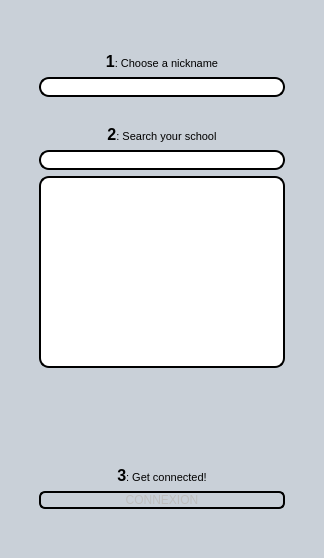
<?xml version="1.0" encoding="UTF-8"?>
<!--
 Copyright (C) 2010 Bruneau Basile
 
 This program is free software; you can redistribute it and/or modify
 it under the terms of the GNU General Public License as published by
 the Free Software Foundation; either version 2 of the License, or
 (at your option) any later version.
 
 This program is distributed in the hope that it will be useful,
 but WITHOUT ANY WARRANTY; without even the implied warranty of
 MERCHANTABILITY or FITNESS FOR A PARTICULAR PURPOSE. See the
 GNU General Public License for more details.
 
 You should have received a copy of the GNU General Public License along
 with this program; if not, write to the Free Software Foundation, Inc.,
 51 Franklin Street, Fifth Floor, Boston, MA 02110-1301 USA.
-->
<ui version="4.0">
 <class>preFen</class>
 <widget class="QMainWindow" name="preFen">
  <property name="geometry">
   <rect>
    <x>0</x>
    <y>0</y>
    <width>324</width>
    <height>558</height>
   </rect>
  </property>
  <property name="windowTitle">
   <string>COW</string>
  </property>
  <property name="windowIcon">
   <iconset>
    <normaloff>cow-v0.8-transparent.png</normaloff>cow-v0.8-transparent.png</iconset>
  </property>
  <property name="styleSheet">
   <string notr="true">QMainWindow {
background-image: url(:/fond2.png);
background-repeat: no-repeat;
background-color: #c9d0d8;
}</string>
  </property>
  <widget class="QWidget" name="centralwidget">
   <layout class="QHBoxLayout" name="horizontalLayout_4">
    <item>
     <layout class="QHBoxLayout" name="horizontalLayout_3">
      <item>
       <spacer name="horizontalSpacer">
        <property name="orientation">
         <enum>Qt::Horizontal</enum>
        </property>
        <property name="sizeHint" stdset="0">
         <size>
          <width>40</width>
          <height>20</height>
         </size>
        </property>
       </spacer>
      </item>
      <item>
       <layout class="QVBoxLayout" name="verticalLayout_2">
        <item>
         <widget class="QLabel" name="label_4">
          <property name="text">
           <string notr="true"/>
          </property>
          <property name="pixmap">
           <pixmap resource="cow.qrc">:/cow-v0.8-transparent.png</pixmap>
          </property>
          <property name="alignment">
           <set>Qt::AlignCenter</set>
          </property>
         </widget>
        </item>
        <item>
         <spacer name="verticalSpacer_2">
          <property name="orientation">
           <enum>Qt::Vertical</enum>
          </property>
          <property name="sizeHint" stdset="0">
           <size>
            <width>17</width>
            <height>17</height>
           </size>
          </property>
         </spacer>
        </item>
        <item>
         <widget class="QLabel" name="la_a">
          <property name="styleSheet">
           <string notr="true">background-image: url(&quot;px.png&quot;);
border-radius: 10px;</string>
          </property>
          <property name="text">
           <string>&lt;!DOCTYPE HTML PUBLIC &quot;-//W3C//DTD HTML 4.0//EN&quot; &quot;http://www.w3.org/TR/REC-html40/strict.dtd&quot;&gt;
&lt;html&gt;&lt;head&gt;&lt;meta name=&quot;qrichtext&quot; content=&quot;1&quot; /&gt;&lt;style type=&quot;text/css&quot;&gt;
p, li { white-space: pre-wrap; }
&lt;/style&gt;&lt;/head&gt;&lt;body style=&quot; font-family:'Sans Serif'; font-size:9pt; font-weight:400; font-style:normal;&quot;&gt;
&lt;p align=&quot;center&quot; style=&quot; margin-top:0px; margin-bottom:0px; margin-left:0px; margin-right:0px; -qt-block-indent:0; text-indent:0px;&quot;&gt;&lt;span style=&quot; font-family:'MS Shell Dlg 2'; font-size:12pt; font-weight:600;&quot;&gt;1&lt;/span&gt;&lt;span style=&quot; font-family:'MS Shell Dlg 2'; font-size:8pt;&quot;&gt;: Choose a nickname&lt;/span&gt;&lt;/p&gt;&lt;/body&gt;&lt;/html&gt;</string>
          </property>
         </widget>
        </item>
        <item>
         <widget class="QLineEdit" name="t_pseudo">
          <property name="styleSheet">
           <string notr="true">QLineEdit {
border: 2px solid black;
border-radius: 10px;
padding: 0 8px;
background: white;
selection-background-color: darkgray;
}</string>
          </property>
         </widget>
        </item>
        <item>
         <spacer name="verticalSpacer">
          <property name="orientation">
           <enum>Qt::Vertical</enum>
          </property>
          <property name="sizeHint" stdset="0">
           <size>
            <width>17</width>
            <height>18</height>
           </size>
          </property>
         </spacer>
        </item>
        <item>
         <widget class="QLabel" name="la_b">
          <property name="styleSheet">
           <string notr="true">background-image: url(&quot;px.png&quot;);
border-radius: 10px;</string>
          </property>
          <property name="text">
           <string>&lt;!DOCTYPE HTML PUBLIC &quot;-//W3C//DTD HTML 4.0//EN&quot; &quot;http://www.w3.org/TR/REC-html40/strict.dtd&quot;&gt;
&lt;html&gt;&lt;head&gt;&lt;meta name=&quot;qrichtext&quot; content=&quot;1&quot; /&gt;&lt;style type=&quot;text/css&quot;&gt;
p, li { white-space: pre-wrap; }
&lt;/style&gt;&lt;/head&gt;&lt;body style=&quot; font-family:'Sans'; font-size:10pt; font-weight:400; font-style:normal;&quot;&gt;
&lt;p align=&quot;center&quot; style=&quot; margin-top:0px; margin-bottom:0px; margin-left:0px; margin-right:0px; -qt-block-indent:0; text-indent:0px;&quot;&gt;&lt;span style=&quot; font-family:'MS Shell Dlg 2'; font-size:12pt; font-weight:600;&quot;&gt;2&lt;/span&gt;&lt;span style=&quot; font-family:'MS Shell Dlg 2'; font-size:8pt;&quot;&gt;: Search your school&lt;/span&gt;&lt;/p&gt;&lt;/body&gt;&lt;/html&gt;</string>
          </property>
         </widget>
        </item>
        <item>
         <widget class="QLineEdit" name="t_serveur_recherche">
          <property name="styleSheet">
           <string notr="true">QLineEdit {
border: 2px solid black;
border-radius: 10px;
padding: 0 8px;
background: white;
selection-background-color: darkgray;
}</string>
          </property>
         </widget>
        </item>
        <item>
         <widget class="QListWidget" name="t_serveur_liste">
          <property name="styleSheet">
           <string notr="true">QListView {
border: 2px solid black;
border-radius: 10px;
padding: 0 8px;
background: white;
selection-background-color: darkgray;
}</string>
          </property>
         </widget>
        </item>
        <item>
         <widget class="QLabel" name="chargement">
          <property name="text">
           <string/>
          </property>
          <property name="alignment">
           <set>Qt::AlignCenter</set>
          </property>
         </widget>
        </item>
        <item>
         <widget class="QLabel" name="a_ten">
          <property name="text">
           <string/>
          </property>
          <property name="alignment">
           <set>Qt::AlignCenter</set>
          </property>
         </widget>
        </item>
        <item>
         <widget class="QGroupBox" name="ajouter_etab">
          <property name="maximumSize">
           <size>
            <width>16777215</width>
            <height>0</height>
           </size>
          </property>
          <property name="styleSheet">
           <string notr="true">QGroupBox {
     background-color: qlineargradient(x1: 0, y1: 0, x2: 0, y2: 1,
                                       stop: 0 #E0E0E0, stop: 1 #FFFFFF);
     border: 2px solid gray;
     border-radius: 5px;
     margin-top: 1ex; /* leave space at the top for the title */
 }

 QGroupBox::title {
     subcontrol-origin: margin;
     subcontrol-position: top center; /* position at the top center */
     padding: 0 3px;
     background-color: qlineargradient(x1: 0, y1: 0, x2: 0, y2: 1,
                                       stop: 0 #FFOECE, stop: 1 #FFFFFF);
 }</string>
          </property>
          <property name="title">
           <string>Add a school</string>
          </property>
          <layout class="QVBoxLayout" name="verticalLayout">
           <item>
            <layout class="QVBoxLayout" name="ajjj">
             <property name="sizeConstraint">
              <enum>QLayout::SetDefaultConstraint</enum>
             </property>
             <item>
              <layout class="QFormLayout" name="formLayout">
               <item row="0" column="0">
                <widget class="QLabel" name="label_6">
                 <property name="text">
                  <string>Name:</string>
                 </property>
                </widget>
               </item>
               <item row="0" column="1">
                <widget class="QLineEdit" name="aj_nom">
                 <property name="styleSheet">
                  <string notr="true">QLineEdit {
border: 2px solid gray;
border-radius: 10px;
padding: 0 8px;
background: white;
selection-background-color: darkgray;
}</string>
                 </property>
                </widget>
               </item>
               <item row="1" column="0">
                <widget class="QLabel" name="label_7">
                 <property name="text">
                  <string>City:</string>
                 </property>
                </widget>
               </item>
               <item row="1" column="1">
                <widget class="QLineEdit" name="aj_ville">
                 <property name="styleSheet">
                  <string notr="true">QLineEdit {
border: 2px solid gray;
border-radius: 10px;
padding: 0 8px;
background: white;
selection-background-color: darkgray;
}</string>
                 </property>
                </widget>
               </item>
               <item row="2" column="0">
                <widget class="QLabel" name="label_8">
                 <property name="text">
                  <string>ZIP code:</string>
                 </property>
                </widget>
               </item>
               <item row="2" column="1">
                <widget class="QLineEdit" name="aj_codep">
                 <property name="styleSheet">
                  <string notr="true">QLineEdit {
border: 2px solid gray;
border-radius: 10px;
padding: 0 8px;
background: white;
selection-background-color: darkgray;
}</string>
                 </property>
                </widget>
               </item>
               <item row="3" column="0">
                <widget class="QLabel" name="label_9">
                 <property name="text">
                  <string>Description:</string>
                 </property>
                </widget>
               </item>
               <item row="3" column="1">
                <widget class="QLineEdit" name="aj_description">
                 <property name="styleSheet">
                  <string notr="true">QLineEdit {
border: 2px solid gray;
border-radius: 10px;
padding: 0 8px;
background: white;
selection-background-color: darkgray;
}</string>
                 </property>
                </widget>
               </item>
               <item row="4" column="0">
                <widget class="QLabel" name="label_11">
                 <property name="text">
                  <string>Type:</string>
                 </property>
                </widget>
               </item>
               <item row="4" column="1">
                <widget class="QComboBox" name="aj_type">
                 <property name="styleSheet">
                  <string notr="true">QComboBox {
     border: 1px solid gray;
     border-radius: 3px;

     min-width: 6em;
 }</string>
                 </property>
                 <item>
                  <property name="text">
                   <string>College</string>
                  </property>
                 </item>
                 <item>
                  <property name="text">
                   <string>High school</string>
                  </property>
                 </item>
                 <item>
                  <property name="text">
                   <string>Other</string>
                  </property>
                 </item>
                </widget>
               </item>
              </layout>
             </item>
             <item>
              <layout class="QHBoxLayout" name="horizontalLayout_2">
               <item>
                <widget class="QLabel" name="label_10">
                 <property name="text">
                  <string>Are you actually in this school?</string>
                 </property>
                </widget>
               </item>
               <item>
                <widget class="QCheckBox" name="aj_dedans">
                 <property name="layoutDirection">
                  <enum>Qt::RightToLeft</enum>
                 </property>
                 <property name="autoFillBackground">
                  <bool>false</bool>
                 </property>
                 <property name="styleSheet">
                  <string notr="true">QCheckBox {
     spacing: 5px;
 }

 QCheckBox::indicator {
     width: 13px;
     height: 13px;
 }</string>
                 </property>
                 <property name="text">
                  <string>Yes</string>
                 </property>
                 <property name="tristate">
                  <bool>false</bool>
                 </property>
                </widget>
               </item>
              </layout>
             </item>
            </layout>
           </item>
           <item>
            <widget class="QPushButton" name="aj_envoyer">
             <property name="maximumSize">
              <size>
               <width>16777215</width>
               <height>16777215</height>
              </size>
             </property>
             <property name="styleSheet">
              <string notr="true">QPushButton {
     border: 2px solid #8f8f91;
     border-radius: 6px;
     background-color: qlineargradient(x1: 0, y1: 0, x2: 0, y2: 1,
                                       stop: 0 #f6f7fa, stop: 1 #dadbde);
     min-width: 80px;
 }

 QPushButton:pressed {
     background-color: qlineargradient(x1: 0, y1: 0, x2: 0, y2: 1,
                                       stop: 0 #dadbde, stop: 1 #f6f7fa);
 }

 QPushButton:flat {
     border: none; /* no border for a flat push button */
 }

 QPushButton:default {
     border-color: navy; /* make the default button prominent */
 }</string>
             </property>
             <property name="text">
              <string>Add</string>
             </property>
            </widget>
           </item>
          </layout>
          <zorder></zorder>
          <zorder>aj_envoyer</zorder>
         </widget>
        </item>
        <item>
         <layout class="QHBoxLayout" name="horizontalLayout">
          <item>
           <widget class="QLineEdit" name="t_ips">
            <property name="enabled">
             <bool>true</bool>
            </property>
            <property name="maximumSize">
             <size>
              <width>16777215</width>
              <height>0</height>
             </size>
            </property>
            <property name="text">
             <string>Server's IP</string>
            </property>
           </widget>
          </item>
          <item>
           <widget class="QSpinBox" name="t_ports">
            <property name="enabled">
             <bool>true</bool>
            </property>
            <property name="maximumSize">
             <size>
              <width>16777215</width>
              <height>0</height>
             </size>
            </property>
            <property name="minimum">
             <number>1024</number>
            </property>
            <property name="maximum">
             <number>65535</number>
            </property>
            <property name="value">
             <number>10100</number>
            </property>
           </widget>
          </item>
         </layout>
        </item>
        <item>
         <spacer name="verticalSpacer_3">
          <property name="orientation">
           <enum>Qt::Vertical</enum>
          </property>
          <property name="sizeHint" stdset="0">
           <size>
            <width>20</width>
            <height>40</height>
           </size>
          </property>
         </spacer>
        </item>
        <item>
         <widget class="QLabel" name="la_c">
          <property name="styleSheet">
           <string notr="true">background-image: url(&quot;px.png&quot;);
border-radius: 10px;</string>
          </property>
          <property name="text">
           <string>&lt;!DOCTYPE HTML PUBLIC &quot;-//W3C//DTD HTML 4.0//EN&quot; &quot;http://www.w3.org/TR/REC-html40/strict.dtd&quot;&gt;
&lt;html&gt;&lt;head&gt;&lt;meta name=&quot;qrichtext&quot; content=&quot;1&quot; /&gt;&lt;style type=&quot;text/css&quot;&gt;
p, li { white-space: pre-wrap; }
&lt;/style&gt;&lt;/head&gt;&lt;body style=&quot; font-family:'Sans Serif'; font-size:9pt; font-weight:400; font-style:normal;&quot;&gt;
&lt;p align=&quot;center&quot; style=&quot; margin-top:0px; margin-bottom:0px; margin-left:0px; margin-right:0px; -qt-block-indent:0; text-indent:0px;&quot;&gt;&lt;span style=&quot; font-family:'MS Shell Dlg 2'; font-size:12pt; font-weight:600;&quot;&gt;3&lt;/span&gt;&lt;span style=&quot; font-family:'MS Shell Dlg 2'; font-size:8pt;&quot;&gt;: Get connected!&lt;/span&gt;&lt;/p&gt;&lt;/body&gt;&lt;/html&gt;</string>
          </property>
         </widget>
        </item>
        <item>
         <widget class="QPushButton" name="b_connexion">
          <property name="enabled">
           <bool>false</bool>
          </property>
          <property name="styleSheet">
           <string notr="true">QPushButton {
     border: 2px solid black;
     border-radius: 6px;
     background-color: qlineargradient(x1: 0, y1: 0, x2: 0, y2: 1,
                                       stop: 0 #f6f7fa, stop: 1 #dadbde);
     min-width: 80px;
 }

 QPushButton:pressed {
     background-color: qlineargradient(x1: 0, y1: 0, x2: 0, y2: 1,
                                       stop: 0 #dadbde, stop: 1 #f6f7fa);
 }

 QPushButton:flat {
     border: none; /* no border for a flat push button */
 }

 QPushButton:default {
     border-color: navy; /* make the default button prominent */
 }</string>
          </property>
          <property name="text">
           <string extracomment="Il s'agit du bouton de connexion">CONNEXION</string>
          </property>
         </widget>
        </item>
        <item>
         <spacer name="verticalSpacer_4">
          <property name="orientation">
           <enum>Qt::Vertical</enum>
          </property>
          <property name="sizeHint" stdset="0">
           <size>
            <width>20</width>
            <height>40</height>
           </size>
          </property>
         </spacer>
        </item>
       </layout>
      </item>
      <item>
       <spacer name="horizontalSpacer_2">
        <property name="orientation">
         <enum>Qt::Horizontal</enum>
        </property>
        <property name="sizeHint" stdset="0">
         <size>
          <width>40</width>
          <height>20</height>
         </size>
        </property>
       </spacer>
      </item>
     </layout>
    </item>
   </layout>
  </widget>
 </widget>
 <resources>
  <include location="cow.qrc"/>
 </resources>
 <connections/>
</ui>
